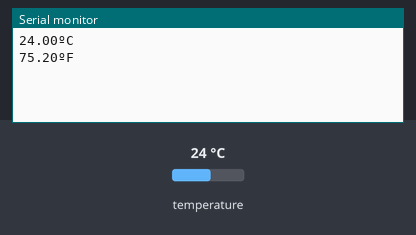
Recording of a program running on a simulated Seeed XIAO ESP32-C3. On the bench: the last lines printed to the serial monitor. The inputs (shaded band) are chosen by the test bench; at power-on: temperature 24 °C.

Above: at 3.5 s.
3.6 s: temperature set to 12 °C
At 5.0 s:
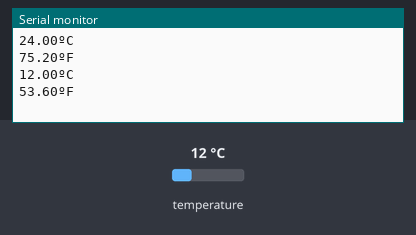
5.1 s: temperature set to 19 °C
At 7.5 s:
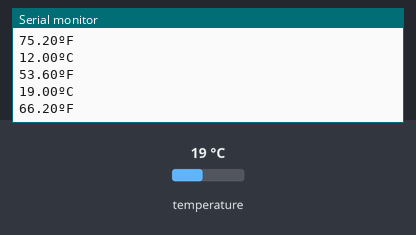
Timing chart, 0 to 9.0 s (numbered marks = the images above; inputs shaded):
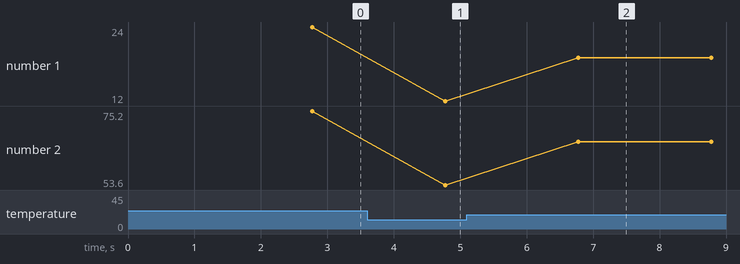

The program:

main.cpp
```cpp
/*
        _          _ ______ _____ _____
       (_)        | |  ____|  __ \_   _|
  _ __  ___  _____| | |__  | |  | || |
 | '_ \| \ \/ / _ \ |  __| | |  | || |
 | |_) | |>  <  __/ | |____| |__| || |_
 | .__/|_/_/\_\___|_|______|_____/_____|
 | |
 |_|

www.pixeledi.eu | https://linktr.ee/pixeledi
DS18b20 Onewire | V1.0 | 02.2023

https://arduino.stackexchange.com/questions/67150/ds18b20-with-only-onewire-library

*/

#include <Arduino.h>
#include <OneWire.h>
#include <DallasTemperature.h>

// zwischen 9 und 12
const byte TEMPERATURE_RESOLUTION_IN_BIT = 12;
const int tempSensor = 5;
OneWire oneWire(tempSensor);
DallasTemperature sensors(&oneWire);

unsigned long previousMillis = millis();

void setup()
{
  Serial.begin(115200);
  sensors.begin();
}

void loop()
{

  unsigned long currentMillis = millis();

  if (currentMillis - previousMillis >= (1000 * 2))
  {
    previousMillis=currentMillis;
    sensors.setResolution(TEMPERATURE_RESOLUTION_IN_BIT);
    sensors.requestTemperatures();
    float tempC = sensors.getTempCByIndex(0);
    float tempF = sensors.getTempFByIndex(0);
    Serial.print(tempC);
    Serial.println("ºC");
    Serial.print(tempF);
    Serial.println("ºF");
  }
}
```

Measured:
- after the input at 3.6 s, the serial monitor: prints a new line after 1.2 s (image 1)
- after the input at 5.1 s, the serial monitor: prints a new line after 1.7 s (image 2)
- plotted number 1: 24 → 12 after the input at 3.6 s, 12 → 19 after the input at 5.1 s
- plotted number 2: 75.2 → 53.6 after the input at 3.6 s, 53.6 → 66.2 after the input at 5.1 s
